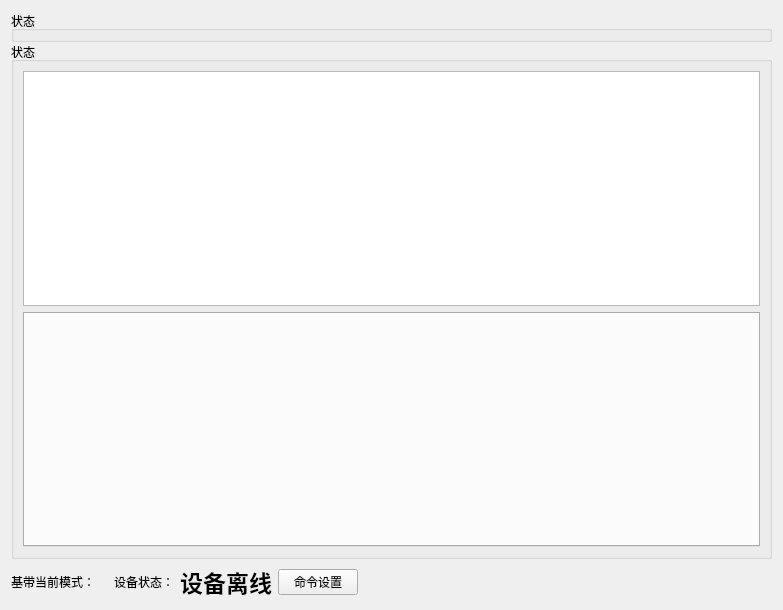
<?xml version="1.0" encoding="UTF-8"?>
<ui version="4.0">
 <class>DataExchangeSystemWidget</class>
 <widget class="QWidget" name="DataExchangeSystemWidget">
  <property name="geometry">
   <rect>
    <x>0</x>
    <y>0</y>
    <width>783</width>
    <height>610</height>
   </rect>
  </property>
  <property name="sizePolicy">
   <sizepolicy hsizetype="Expanding" vsizetype="Preferred">
    <horstretch>0</horstretch>
    <verstretch>0</verstretch>
   </sizepolicy>
  </property>
  <property name="windowTitle">
   <string>Form</string>
  </property>
  <layout class="QVBoxLayout" name="verticalLayout">
   <item>
    <widget class="QStackedWidget" name="stackedWidget">
     <property name="currentIndex">
      <number>0</number>
     </property>
     <widget class="QWidget" name="paramPage_2">
      <layout class="QVBoxLayout" name="verticalLayout_4">
       <property name="spacing">
        <number>0</number>
       </property>
       <property name="leftMargin">
        <number>0</number>
       </property>
       <property name="topMargin">
        <number>0</number>
       </property>
       <property name="rightMargin">
        <number>0</number>
       </property>
       <property name="bottomMargin">
        <number>0</number>
       </property>
       <item>
        <widget class="QGroupBox" name="statusGroupBox">
         <property name="title">
          <string>状态</string>
         </property>
        </widget>
       </item>
       <item>
        <widget class="QGroupBox" name="groupBox_2">
         <property name="title">
          <string>状态</string>
         </property>
         <layout class="QVBoxLayout" name="verticalLayout_2">
          <item>
           <widget class="QTableView" name="missionInfoTableView"/>
          </item>
          <item>
           <widget class="QTabWidget" name="tabWidget">
            <property name="currentIndex">
             <number>-1</number>
            </property>
           </widget>
          </item>
         </layout>
        </widget>
       </item>
      </layout>
     </widget>
     <widget class="QWidget" name="cmdPage_2">
      <layout class="QVBoxLayout" name="cmdPageLayout">
       <property name="spacing">
        <number>0</number>
       </property>
       <property name="leftMargin">
        <number>0</number>
       </property>
       <property name="topMargin">
        <number>0</number>
       </property>
       <property name="rightMargin">
        <number>0</number>
       </property>
       <property name="bottomMargin">
        <number>0</number>
       </property>
      </layout>
     </widget>
    </widget>
   </item>
   <item>
    <layout class="QHBoxLayout" name="horizontalLayout_2">
     <item>
      <widget class="QLabel" name="label_3">
       <property name="text">
        <string>基带当前模式：</string>
       </property>
      </widget>
     </item>
     <item>
      <widget class="QLabel" name="modeLabel_2">
       <property name="text">
        <string/>
       </property>
      </widget>
     </item>
     <item>
      <widget class="QLabel" name="label_4">
       <property name="text">
        <string>设备状态：</string>
       </property>
      </widget>
     </item>
     <item>
      <widget class="QLabel" name="isOnline_2">
       <property name="font">
        <font>
         <pointsize>17</pointsize>
         <weight>75</weight>
         <bold>true</bold>
        </font>
       </property>
       <property name="text">
        <string>设备离线</string>
       </property>
      </widget>
     </item>
     <item>
      <widget class="QPushButton" name="switchBtn_2">
       <property name="text">
        <string>命令设置</string>
       </property>
      </widget>
     </item>
     <item>
      <spacer name="horizontalSpacer_2">
       <property name="orientation">
        <enum>Qt::Horizontal</enum>
       </property>
       <property name="sizeHint" stdset="0">
        <size>
         <width>40</width>
         <height>20</height>
        </size>
       </property>
      </spacer>
     </item>
    </layout>
   </item>
  </layout>
 </widget>
 <resources/>
 <connections/>
</ui>
